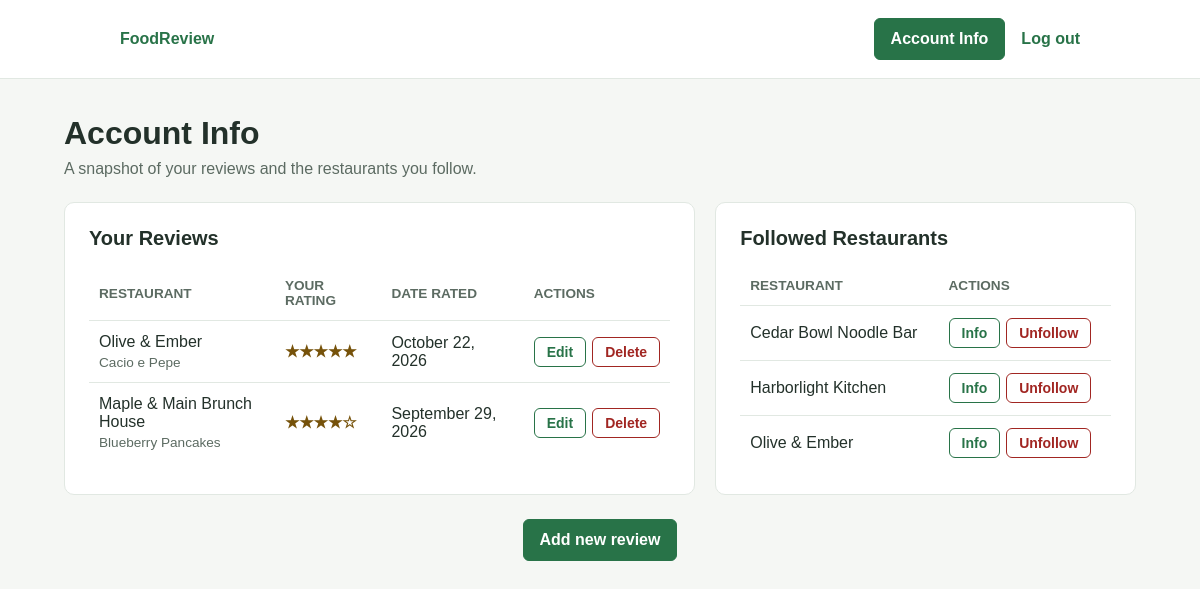
The page /account-info.php (signed in) on the database as committed earlier.
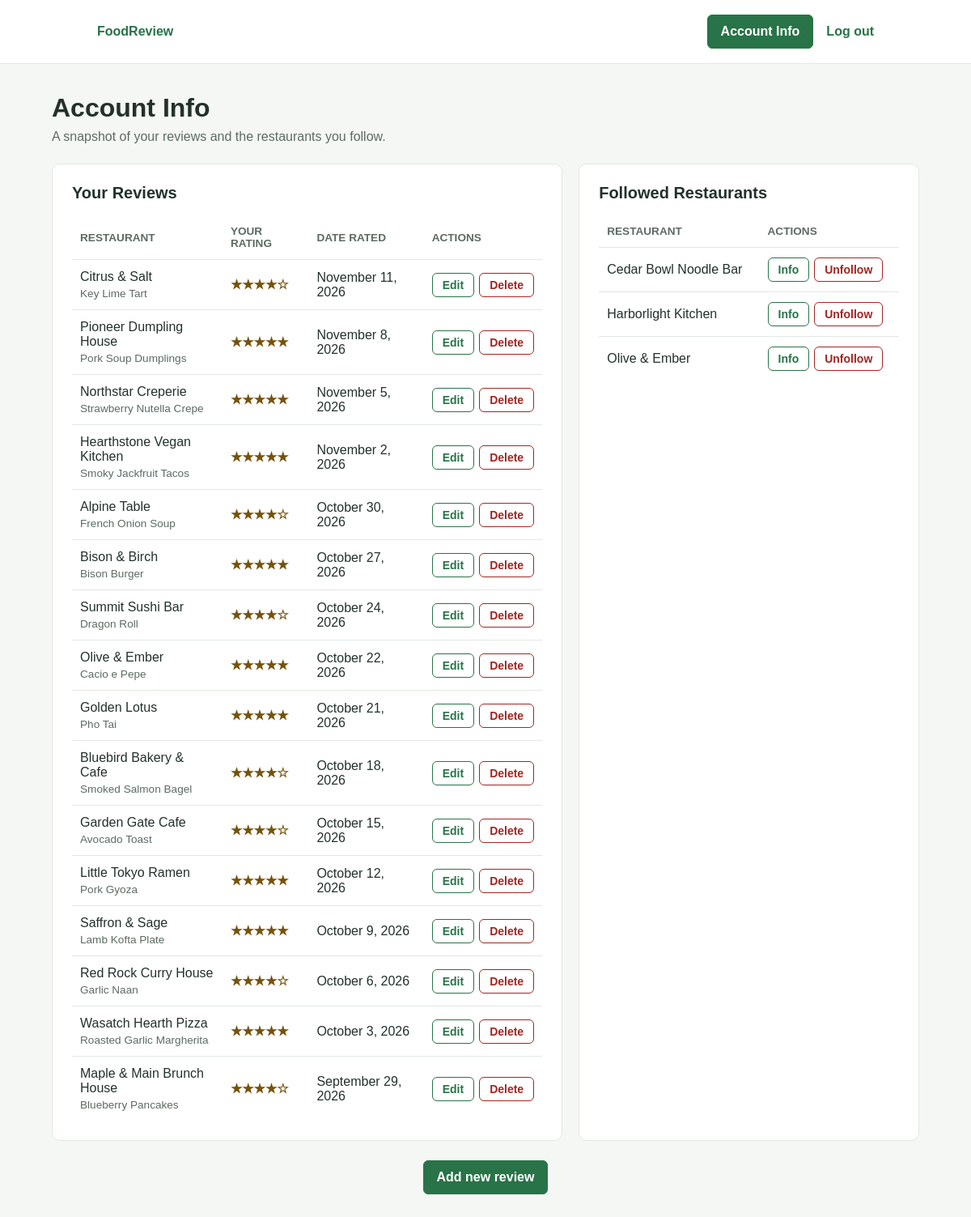
The same page on the database as committed later.
### tables this page shows
CREATE TABLE review (
    review_id INTEGER PRIMARY KEY,
    user_id INTEGER NOT NULL,
    food_item_id INTEGER NOT NULL,
    rating INTEGER NOT NULL CHECK (rating BETWEEN 1 AND 5),
    comment TEXT,
    created_at TIMESTAMP NOT NULL DEFAULT CURRENT_TIMESTAMP,
    updated_at TIMESTAMP NOT NULL DEFAULT CURRENT_TIMESTAMP,
    FOREIGN KEY (user_id) REFERENCES users (user_id),
    FOREIGN KEY (food_item_id) REFERENCES food_item (food_item_id)
);

CREATE TABLE restaurants (
    membership_id INTEGER PRIMARY KEY,
    restaurant_id INTEGER NOT NULL UNIQUE,
    name VARCHAR(255) NOT NULL,
    cuisine_type VARCHAR(100) NOT NULL,
    price_range VARCHAR(50) NOT NULL CHECK (price_range IN ('$', '$$', '$$$', '$$$$')),
    address VARCHAR(255) NOT NULL,
    city VARCHAR(100) NOT NULL,
    phone VARCHAR(30) NOT NULL,
    avg_rating DECIMAL(3, 2),
    created_at TIMESTAMP NOT NULL DEFAULT CURRENT_TIMESTAMP
);

CREATE TABLE food_item (
    food_item_id INTEGER PRIMARY KEY,
    restaurant_id INTEGER NOT NULL,
    name VARCHAR(255) NOT NULL,
    description TEXT,
    price DECIMAL(10, 2) NOT NULL,
    category VARCHAR(100) NOT NULL,
    FOREIGN KEY (restaurant_id) REFERENCES restaurants (restaurant_id)
);

### includes/auth.php (called while the page is built, shortened)
<?php
require_once __DIR__ . '/db.php';
function currentUser(): ?array
{
    return $_SESSION['user'] ?? null;
}
    ?>

### includes/db.php (called while the page is built, shortened)
<?php
function db(): PDO
{
    static $pdo = null;
    if ($pdo === null) {
        $path = __DIR__ . '/../database/restaurants.db';
        $pdo = new PDO('sqlite:' . $path);
        $pdo->setAttribute(PDO::ATTR_ERRMODE, PDO::ERRMODE_EXCEPTION);
        $pdo->setAttribute(PDO::ATTR_DEFAULT_FETCH_MODE, PDO::FETCH_ASSOC);
        $pdo->exec('PRAGMA foreign_keys = ON');
    }
    return $pdo;
}

### includes/reviews.php (called while the page is built, shortened)
<?php
require_once __DIR__ . '/db.php';
function getReviewsByUser(int $userId): array
{
    $statement = db()->prepare(REVIEW_SELECT . ' WHERE v.user_id = ? ORDER BY v.created_at DESC');
    $statement->execute([$userId]);
    return $statement->fetchAll();
}
function formatReviewDate(string $timestamp): string
{
    return date('F j, Y', strtotime($timestamp));
}

### includes/restaurants.php (called while the page is built, shortened)
<?php
require_once __DIR__ . '/db.php';
function getFollowedRestaurants(int $userId): array
{
    $statement = db()->prepare(
        RESTAURANT_SELECT . ' JOIN follow fl ON fl.restaurant_id = r.restaurant_id WHERE fl.user_id = ? ORDER BY r.name'
    );
    $statement->execute([$userId]);
    return $statement->fetchAll();
}
function ratingStars($rating): string
{
    $fullStars = max(0, min(5, (int) round((float) $rating)));
    return str_repeat('★', $fullStars) . str_repeat('☆', 5 - $fullStars);
}

### account-info.php (the view, shortened to what this page needs)
<?php
require_once 'includes/auth.php';
require_once 'includes/restaurants.php';
require_once 'includes/reviews.php';
$currentUserId = currentUser()['id'];
$userReviews = getReviewsByUser($currentUserId);
$followedRestaurants = getFollowedRestaurants($currentUserId);
?>
<!DOCTYPE html>
<html lang="en">
<head>
    <link rel="stylesheet" href="css/styles.css">
</head>
<body>
    <?php require_once 'includes/header.php'; ?>
    <main class="wide">
        <h1>Account Info</h1>
        <p class="intro">A snapshot of your reviews and the restaurants you follow.</p>
        <div class="account-grid">
            <section class="account-section" aria-labelledby="reviews-heading">
                <h2 id="reviews-heading">Your Reviews</h2>
                <div class="table-wrap">
                    <table class="data-table">
                        <thead>
                            <tr>
                                <th scope="col">Restaurant</th>
                                <th scope="col">Your Rating</th>
                                <th scope="col">Date Rated</th>
                                <th scope="col">Actions</th>
                            </tr>
                        </thead>
                        <tbody>
                            <?php foreach ($userReviews as $review): ?>
                                <tr>
                                    <td>
                                        <?= htmlspecialchars($review['restaurant_name'], ENT_QUOTES, 'UTF-8') ?>
                                        <span class="cell-note"><?= htmlspecialchars($review['food_item'], ENT_QUOTES, 'UTF-8') ?></span>
                                    </td>
                                    <td class="rating" aria-label="Rated <?= (int) $review['rating'] ?> out of 5"><?= ratingStars($review['rating']) ?></td>
                                    <td><?= formatReviewDate($review['created_at']) ?></td>
                                    <td>
                                        <div class="table-actions">
                                            <a class="secondary-button button-small" href="review-edit.php?id=<?= (int) $review['id'] ?>">Edit</a>
                                            <button class="danger-button button-small" type="button">Delete</button>
                                        </div>
                                    </td>
                                </tr>
                            <?php endforeach; ?>
                        </tbody>
                    </table>
                </div>
            </section>
            <section class="account-section" aria-labelledby="followed-heading">
                <h2 id="followed-heading">Followed Restaurants</h2>
                <div class="table-wrap">
                    <table class="data-table">
                        <thead>
                            <tr>
                                <th scope="col">Restaurant</th>
                                <th scope="col">Actions</th>
                            </tr>
                        </thead>
                        <tbody>
                            <?php foreach ($followedRestaurants as $restaurant): ?>
                                <tr>
                                    <td><?= htmlspecialchars($restaurant['name'], ENT_QUOTES, 'UTF-8') ?></td>
                                    <td>
                                        <div class="table-actions">
                                            <a class="secondary-button button-small" href="restaurant-details.php?restaurant=<?= (int) $restaurant['id'] ?>">Info</a>
                                            <button class="danger-button button-small" type="button">Unfollow</button>
                                        </div>
                                    </td>
                                </tr>
                            <?php endforeach; ?>
                        </tbody>
                    </table>
                </div>
            </section>
        </div>
        <div class="center-action">
            <a class="details-button" href="restaurant-list.php">Add new review</a>
        </div>
    </main>
</body>
</html>

### includes/header.php
<?php $headerUser = currentUser(); ?>
<header>
    <a href="landing-page.php" aria-label="FoodReview home">FoodReview</a>
    <nav class="header-links" aria-label="Account">
        <?php if ($headerUser === null): ?>
            <a class="account-button" href="login.php">Log in</a>
        <?php else: ?>
            <a class="account-button" href="account-info.php">Account Info</a>
            <a href="logout.php">Log out</a>
        <?php endif; ?>
    </nav>
</header>

### css/styles.css (style rules this page uses)
* { box-sizing: border-box; }
body { background: #f5f7f4; color: #23312a; font-family: Arial, sans-serif; margin: 0; }
header { align-items: center; background: #fff; border-bottom: 1px solid #e1e8e2; display: flex; justify-content: space-between; padding: 18px max(24px, calc((100% - 960px) / 2)); }
header a { color: #287348; font-weight: 600; text-decoration: none; }
.header-links { align-items: center; display: flex; flex-wrap: wrap; gap: 16px; justify-content: flex-end; }
main { margin: 0 auto; max-width: 960px; padding: 36px 24px; }
main.wide { max-width: 1120px; }
h1 { margin: 0 0 8px; }
.intro { color: #5c6b62; margin: 0 0 24px; }
.details-button, .account-button, .follow-button, .secondary-button, .danger-button { border: 1px solid transparent; border-radius: 6px; cursor: pointer; display: inline-block; font: inherit; font-weight: 600; padding: 11px 16px; text-align: center; text-decoration: none; }
.details-button, .account-button, .follow-button { background: #287348; border-color: #287348; color: #fff; }
.secondary-button { background: #fff; border-color: #287348; color: #287348; }
.danger-button { background: #fff; border-color: #a12622; color: #a12622; }
.button-small { font-size: 0.875rem; padding: 6px 12px; }
.rating { color: #76520a; font-weight: 600; }
.account-grid { display: grid; gap: 20px; grid-template-columns: 3fr 2fr; }
.account-section { background: #fff; border: 1px solid #e1e8e2; border-radius: 10px; padding: 24px; }
.account-section > h2 { font-size: 1.25rem; margin: 0 0 16px; }
.table-wrap { overflow-x: auto; }
.data-table { border-collapse: collapse; width: 100%; }
.data-table th, .data-table td { border-bottom: 1px solid #e1e8e2; padding: 12px 10px; text-align: left; vertical-align: middle; }
.data-table th { color: #5c6b62; font-size: 0.85rem; text-transform: uppercase; }
.data-table tbody tr:last-child td { border-bottom: 0; }
.data-table td.rating { white-space: nowrap; }
.cell-note { color: #5c6b62; display: block; font-size: 0.85rem; margin-top: 4px; }
.table-actions { display: flex; gap: 6px; }
.center-action { margin-top: 24px; text-align: center; }

Rows that differ between the two databases and show on the page:
added review: restaurants.name "Citrus & Salt", food_item.name "Key Lime Tart", rating "★★★★☆", created_at "November 11, 2026"
added review: restaurants.name "Pioneer Dumpling House", food_item.name "Pork Soup Dumplings", rating "★★★★★", created_at "November 8, 2026"
added review: restaurants.name "Northstar Creperie", food_item.name "Strawberry Nutella Crepe", rating "★★★★★", created_at "November 5, 2026"
added review: restaurants.name "Hearthstone Vegan Kitchen", food_item.name "Smoky Jackfruit Tacos", rating "★★★★★", created_at "November 2, 2026"
added review: restaurants.name "Alpine Table", food_item.name "French Onion Soup", rating "★★★★☆", created_at "October 30, 2026"
added review: restaurants.name "Bison & Birch", food_item.name "Bison Burger", rating "★★★★★", created_at "October 27, 2026"
added review: restaurants.name "Summit Sushi Bar", food_item.name "Dragon Roll", rating "★★★★☆", created_at "October 24, 2026"
added review: restaurants.name "Golden Lotus", food_item.name "Pho Tai", rating "★★★★★", created_at "October 21, 2026"
added review: restaurants.name "Bluebird Bakery & Cafe", food_item.name "Smoked Salmon Bagel", rating "★★★★☆", created_at "October 18, 2026"
added review: restaurants.name "Garden Gate Cafe", food_item.name "Avocado Toast", rating "★★★★☆", created_at "October 15, 2026"
added review: restaurants.name "Little Tokyo Ramen", food_item.name "Pork Gyoza", rating "★★★★★", created_at "October 12, 2026"
added review: restaurants.name "Saffron & Sage", food_item.name "Lamb Kofta Plate", rating "★★★★★", created_at "October 9, 2026"
added review: restaurants.name "Red Rock Curry House", food_item.name "Garlic Naan", rating "★★★★☆", created_at "October 6, 2026"
added review: restaurants.name "Wasatch Hearth Pizza", food_item.name "Roasted Garlic Margherita", rating "★★★★★", created_at "October 3, 2026"
